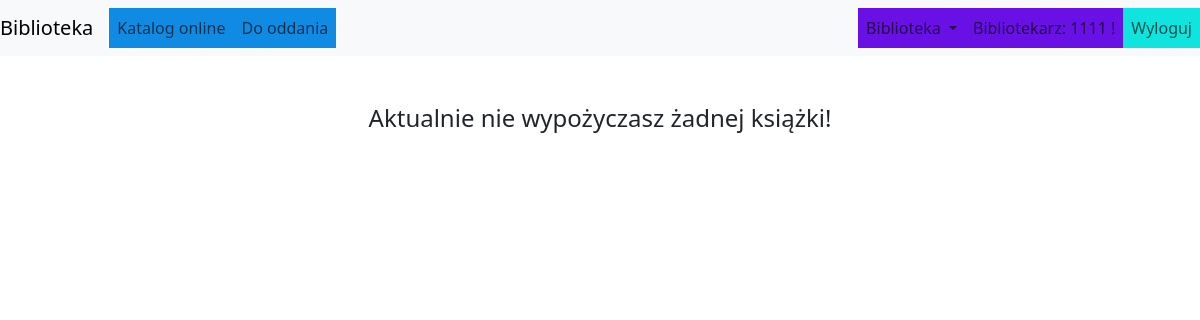
/biblioteka/wypozyczenia_list/ (signed in), run on an earlier commit of the app's database.
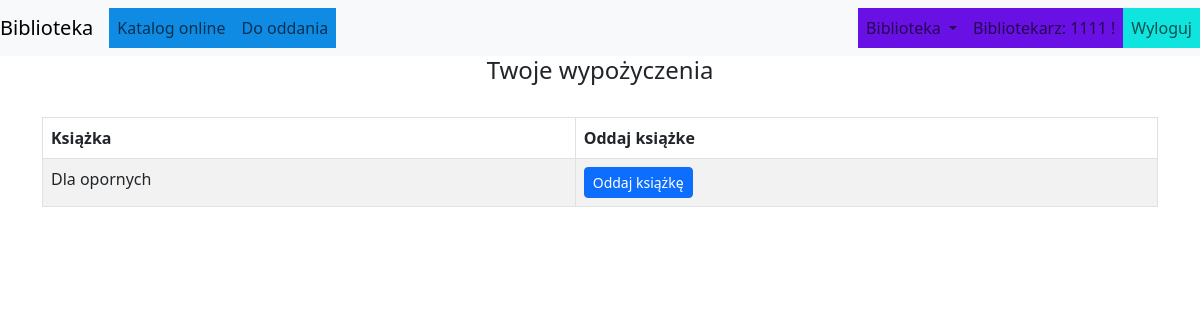
And on a later commit of the database.
### ksiegozbior/models.py (models this page shows, shortened)
class Wypozyczenia(models.Model):
    użytkownik = models.ForeignKey(User, on_delete=models.CASCADE, verbose_name='Wypożycz dla')
    książka = models.ForeignKey(Ksiazka, on_delete=models.CASCADE, related_name="wypozyczona_ksiazka", verbose_name='Książka')

class Ksiazka(models.Model):
    WOLNA = 'wolna'
    WYPOZYCZONA = 'wypożyczona'
    STATUS_KSIĄŻKI = (
        (WOLNA, 'Wolna'),
        (WYPOZYCZONA, 'Wypożyczona')
    )
    first_name = models.CharField(max_length=200, verbose_name='Imię Autora')
    last_name = models.CharField(max_length=200, verbose_name='Nazwisko Autora')
    title = models.CharField(max_length=200, verbose_name='Tytuł książki')
    description = models.TextField(blank=True, default='', verbose_name='Opis książki')
    status = models.CharField(max_length=20, choices=STATUS_KSIĄŻKI, default=WOLNA, verbose_name='Status książki')
    catalog_number = models.IntegerField(blank=True, default=0, verbose_name='Numer katalogowy')

### ksiegozbior/views.py (the view)
# urls.py: path('wypozyczenia_list/', views.WypozyczeniaListView.as_view(), name='wypozyczenia_list'),
class WypozyczeniaListView(LoginRequiredMixin, generic.ListView):
    model = models.Wypozyczenia
    context_object_name = "wypozyczenia_list" #human-understandable name of variable to access from templates
    def get_context_data(self):
        context = super().get_context_data()
        context["wypozyczenia_list"] = models.Wypozyczenia.objects.filter(użytkownik=self.request.user)
        return context

### ksiegozbior/templates/ksiegozbior/wypozyczenia_list.html (shortened to what this page needs)
{% extends "base.html" %}
{% block body_block %}
<div class="container">
<div class="collapse show" id="collapse_current_borrow">
        {% if wypozyczenia_list.count is 0 %}
        <br>
        <br>
            <div class="page-title text-center">
                <h4>Aktualnie nie wypożyczasz żadnej książki!</h4>
            </div>
        {% else %}
            <div class="page-title text-center">
                <h4>Twoje wypożyczenia</h4>
            </div>
            <br>
            <table class="table table-bordered table-striped table-hover">
                <thead class="thead-dark">
                    <tr>
                        <th scope="col">Książka</th>
                        <th scope="col">Oddaj książke</th>
                    </tr>
                </thead>
                <tbody>
                    {% for wypozyczenie in wypozyczenia_list %}
                    <tr>
                        <td><a>{{wypozyczenie.książka.title}}</a></td>
                        <td>
                            <form class="form-inline" action="{% url 'ksiegozbior:wypozyczenie_delete' pk=wypozyczenie.pk %}" method="get">
                                    <button type="submit" class="btn btn-primary btn-sm">Oddaj książkę</button>
                                </form>
                        </td>
                    </tr>
                    {% endfor %}
                </tbody>
            </table>
        {% endif %}
</div>
</div>
{% endblock %}

What changed in the data, as far as the page shows it:
added Wypozyczenia: książka "Dla opornych"
Also different on the page:
text no longer shown: "Aktualnie nie wypożyczasz żadnej książki!"
text now shown: "Twoje wypożyczenia Książka Oddaj książke"
